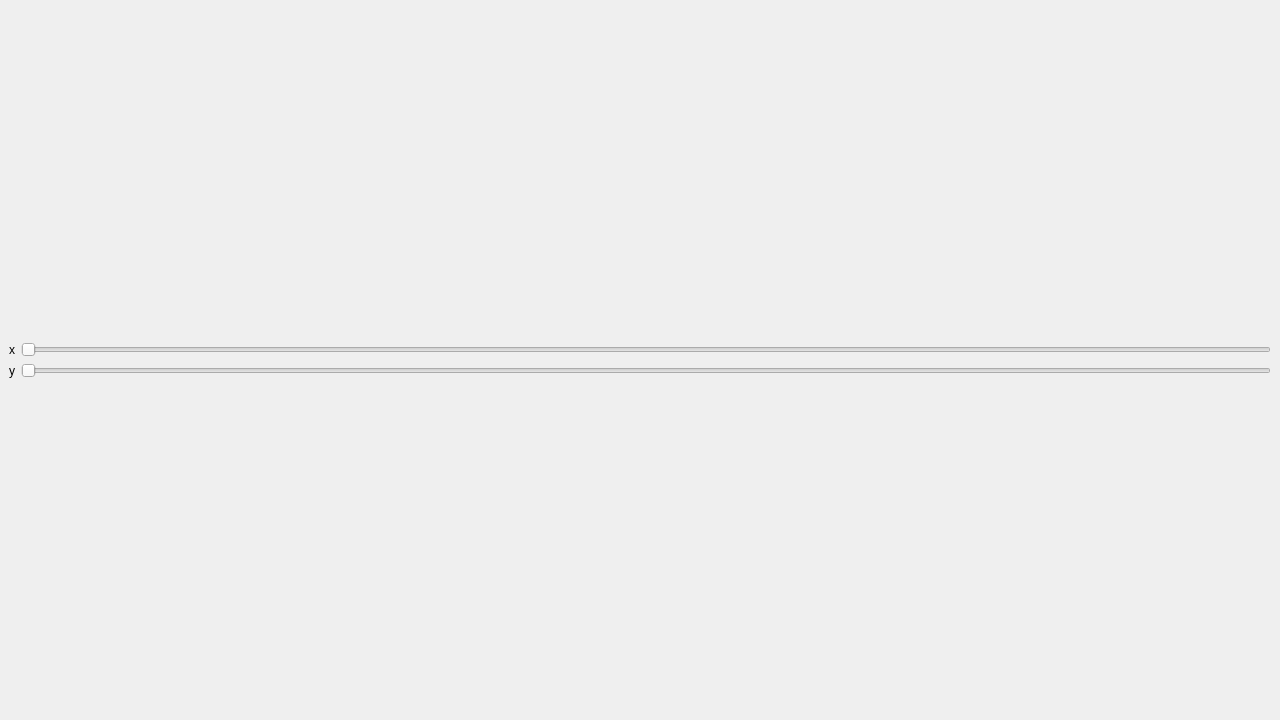
<?xml version="1.0" encoding="UTF-8"?>
<ui version="4.0">
    <class>MainWindow</class>
    <widget class="QMainWindow" name="MainWindow">
        <property name="geometry">
            <rect>
                <x>0</x>
                <y>0</y>
                <width>1280</width>
                <height>720</height>
            </rect>
        </property>
        <property name="windowTitle">
            <string>MainWindow</string>
        </property>
        <widget class="QWidget" name="centralwidget">
            <layout class="QVBoxLayout" name="vBoxLayout">
                <item>
                    <layout class="QVBoxLayout" name="verticalLayout"/>
                </item>
                <item>
                    <layout class="QVBoxLayout" name="verticalLayout_2">
                        <item>
                            <layout class="QHBoxLayout" name="horizontalLayout_2">
                                <item>
                                    <widget class="QLabel" name="labelX">
                                        <property name="text">
                                            <string>x</string>
                                        </property>
                                    </widget>
                                </item>
                                <item>
                                    <widget class="QSlider" name="shearX">
                                        <property name="orientation">
                                            <enum>Qt::Horizontal</enum>
                                        </property>
                                        <property name="autoFillBackground">
                                            <bool>false</bool>
                                        </property>
                                    </widget>
                                </item>
                            </layout>
                        </item>
                        <item>
                            <layout class="QHBoxLayout" name="horizontalLayout_3">
                                <item>
                                    <widget class="QLabel" name="labelY">
                                        <property name="text">
                                            <string>y</string>
                                        </property>
                                    </widget>
                                </item>
                                <item>
                                    <widget class="QSlider" name="shearY">
                                        <property name="orientation">
                                            <enum>Qt::Horizontal</enum>
                                        </property>
                                        <property name="invertedControls">
                                            <bool>false</bool>
                                        </property>
                                    </widget>
                                </item>
                            </layout>
                        </item>
                    </layout>
                </item>
            </layout>
        </widget>
    </widget>
    <resources/>
    <connections/>
</ui>
